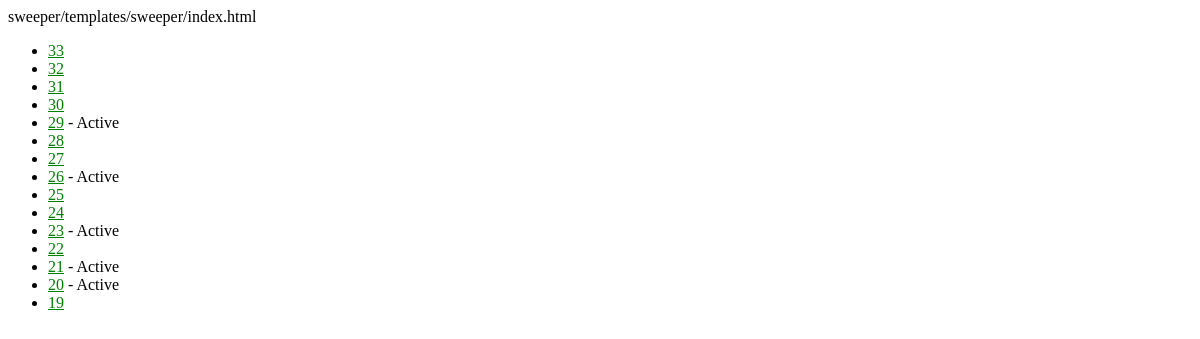
Before: /sweeper/ with the older database file.
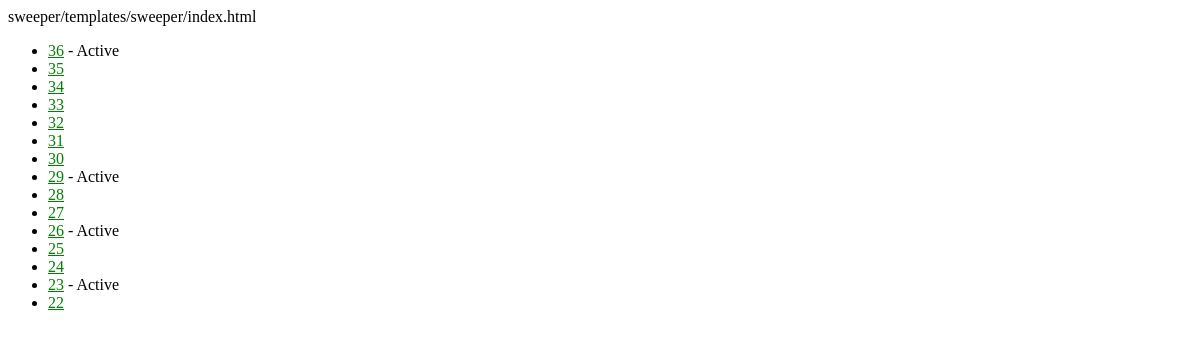
After: the same page with the newer database file.
### sweeper/models.py (models this page shows, shortened)
class Game(models.Model):
    height = models.PositiveSmallIntegerField()
    width = models.PositiveSmallIntegerField()
    is_active = models.BooleanField(default=True)
    mines = models.PositiveSmallIntegerField(default=1)
    objects = GameManager()

### sweeper/views.py (the view)
def index(request):
    latest_game_list = Game.objects.order_by('-id')[:15]
    context = {
        'latest_game_list': latest_game_list,
    }
    return render(request, 'sweeper/index.html', context)

### sweeper/templates/sweeper/index.html (shortened to what this page needs)
{% load static %}
<link rel="stylesheet" type="text/css" href="{% static 'sweeper/style.css' %}" />
{% if latest_game_list %}
    <ul>
    {% for game in latest_game_list %}
        <li><a href="{% url 'sweeper:display' game.id %}">{{ game.id }}</a>{% if game.is_active %} - Active{% endif %}</li>
    {% endfor %}
    </ul>
{% else %}
    <p>No games are available.</p>
{% endif %}

Changed rows visible on the page:
no longer on this page (row unchanged): Game: id "21", is_active "- Active"
no longer on this page (row unchanged): Game: id "20", is_active "- Active"
no longer on this page (row unchanged): Game: id "19"
added Game: id "36", is_active "- Active"
added Game: id "35"
added Game: id "34"
